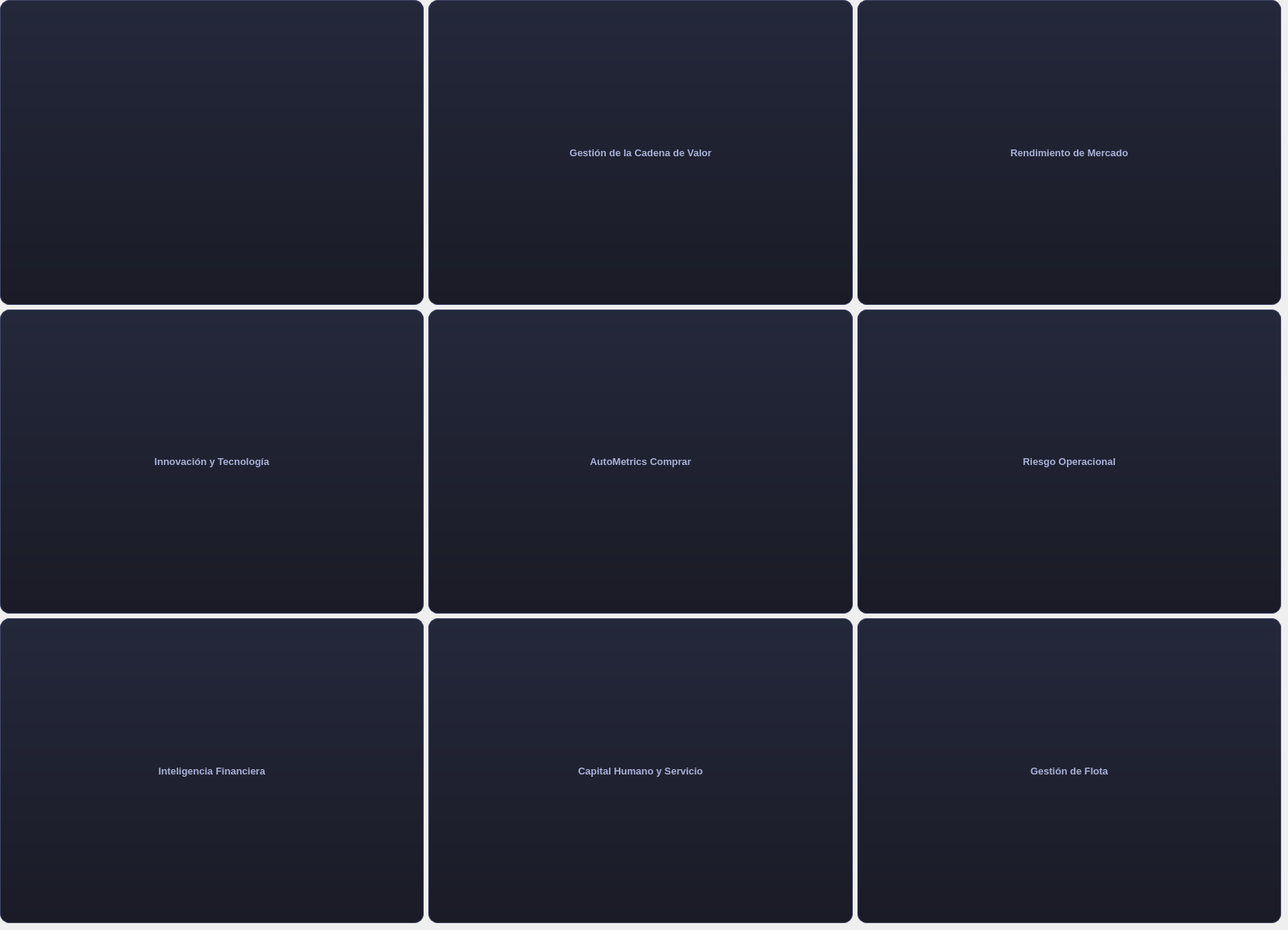
           <widget class="QWidget" name="page_4">
            <widget class="QWidget" name="gridLayoutWidget_4">
             <property name="geometry">
              <rect>
               <x>0</x>
               <y>0</y>
               <width>1681</width>
               <height>1211</height>
              </rect>
             </property>
             <layout class="QGridLayout" name="gridLayout_4">
              <item row="2" column="0">
               <widget class="QToolButton" name="toolButton_6">
                <property name="sizePolicy">
                 <sizepolicy hsizetype="Expanding" vsizetype="Expanding">
                  <horstretch>0</horstretch>
                  <verstretch>0</verstretch>
                 </sizepolicy>
                </property>
                <property name="styleSheet">
                 <string notr="true">QToolButton {
    /* Fondo con un ligero gradiente oscuro */
    background-color: qlineargradient(x1:0, y1:0, x2:0, y2:1, stop:0 #24283b, stop:1 #1a1b26);
    color: #a9b1d6; /* Gris azulado claro */
    border: 1px solid #414868;
    border-radius: 12px; /* Esquinas más redondeadas para la V3 */
    padding: 10px;
    font-size: 13px;
    font-weight: 500;
}

/* Estado al pasar el mouse (Efecto de iluminación) */
QToolButton:hover {
    background-color: #2f3549;
    border: 1px solid #7aa2f7; /* Azul neón */
    color: #ffffff;
    /* Efecto de borde brillante */
}

/* Estado cuando el vehículo está seleccionado o presionado */
QToolButton:pressed {
    background-color: #7aa2f7;
    color: #1a1b26;
    border: 1px solid #ffffff;
}

/* Estilo específico para el texto dentro del ToolButton */
QToolButton::menu-indicator {
    image: none; /* Elimina la flecha pequeña si tuviera menú */
}</string>
                </property>
                <property name="text">
                 <string>Inteligencia Financiera</string>
                </property>
                <property name="icon">
                 <iconset resource="../IMAGENES/recursos.qrc">
                  <normaloff>:/x/Recursos Humanos (Conductores).png</normaloff>:/x/Recursos Humanos (Conductores).png</iconset>
                </property>
                <property name="iconSize">
                 <size>
                  <width>500</width>
                  <height>350</height>
                 </size>
                </property>
                <property name="toolButtonStyle">
                 <enum>Qt::ToolButtonStyle::ToolButtonIconOnly</enum>
                </property>
               </widget>
              </item>
              <item row="0" column="2">
               <widget class="QToolButton" name="toolButton_18">
                <property name="sizePolicy">
                 <sizepolicy hsizetype="Expanding" vsizetype="Expanding">
                  <horstretch>0</horstretch>
                  <verstretch>0</verstretch>
                 </sizepolicy>
                </property>
                <property name="styleSheet">
                 <string notr="true">QToolButton {
    /* Fondo con un ligero gradiente oscuro */
    background-color: qlineargradient(x1:0, y1:0, x2:0, y2:1, stop:0 #24283b, stop:1 #1a1b26);
    color: #a9b1d6; /* Gris azulado claro */
    border: 1px solid #414868;
    border-radius: 12px; /* Esquinas más redondeadas para la V3 */
    padding: 10px;
    font-size: 13px;
    font-weight: 500;
}

/* Estado al pasar el mouse (Efecto de iluminación) */
QToolButton:hover {
    background-color: #2f3549;
    border: 1px solid #7aa2f7; /* Azul neón */
    color: #ffffff;
    /* Efecto de borde brillante */
}

/* Estado cuando el vehículo está seleccionado o presionado */
QToolButton:pressed {
    background-color: #7aa2f7;
    color: #1a1b26;
    border: 1px solid #ffffff;
}

/* Estilo específico para el texto dentro del ToolButton */
QToolButton::menu-indicator {
    image: none; /* Elimina la flecha pequeña si tuviera menú */
}</string>
                </property>
                <property name="text">
                 <string>Rendimiento de Mercado</string>
                </property>
                <property name="icon">
                 <iconset resource="../IMAGENES/recursos.qrc">
                  <normaloff>:/x/Departamento Jurídico.png</normaloff>:/x/Departamento Jurídico.png</iconset>
                </property>
                <property name="iconSize">
                 <size>
                  <width>500</width>
                  <height>350</height>
                 </size>
                </property>
                <property name="toolButtonStyle">
                 <enum>Qt::ToolButtonStyle::ToolButtonIconOnly</enum>
                </property>
               </widget>
              </item>
              <item row="1" column="0">
               <widget class="QToolButton" name="toolButton_19">
                <property name="sizePolicy">
                 <sizepolicy hsizetype="Expanding" vsizetype="Expanding">
                  <horstretch>0</horstretch>
                  <verstretch>0</verstretch>
                 </sizepolicy>
                </property>
                <property name="styleSheet">
                 <string notr="true">QToolButton {
    /* Fondo con un ligero gradiente oscuro */
    background-color: qlineargradient(x1:0, y1:0, x2:0, y2:1, stop:0 #24283b, stop:1 #1a1b26);
    color: #a9b1d6; /* Gris azulado claro */
    border: 1px solid #414868;
    border-radius: 12px; /* Esquinas más redondeadas para la V3 */
    padding: 10px;
    font-size: 13px;
    font-weight: 500;
}

/* Estado al pasar el mouse (Efecto de iluminación) */
QToolButton:hover {
    background-color: #2f3549;
    border: 1px solid #7aa2f7; /* Azul neón */
    color: #ffffff;
    /* Efecto de borde brillante */
}

/* Estado cuando el vehículo está seleccionado o presionado */
QToolButton:pressed {
    background-color: #7aa2f7;
    color: #1a1b26;
    border: 1px solid #ffffff;
}

/* Estilo específico para el texto dentro del ToolButton */
QToolButton::menu-indicator {
    image: none; /* Elimina la flecha pequeña si tuviera menú */
}</string>
                </property>
                <property name="text">
                 <string>Innovación y Tecnología</string>
                </property>
                <property name="icon">
                 <iconset resource="../IMAGENES/recursos.qrc">
                  <normaloff>:/x/Logística de Distribución.png</normaloff>:/x/Logística de Distribución.png</iconset>
                </property>
                <property name="iconSize">
                 <size>
                  <width>500</width>
                  <height>350</height>
                 </size>
                </property>
                <property name="toolButtonStyle">
                 <enum>Qt::ToolButtonStyle::ToolButtonIconOnly</enum>
                </property>
               </widget>
              </item>
              <item row="0" column="0">
               <widget class="QToolButton" name="toolButton_20">
                <property name="sizePolicy">
                 <sizepolicy hsizetype="Expanding" vsizetype="Expanding">
                  <horstretch>0</horstretch>
                  <verstretch>0</verstretch>
                 </sizepolicy>
                </property>
                <property name="styleSheet">
                 <string notr="true">QToolButton {
    /* Fondo con un ligero gradiente oscuro */
    background-color: qlineargradient(x1:0, y1:0, x2:0, y2:1, stop:0 #24283b, stop:1 #1a1b26);
    color: #a9b1d6; /* Gris azulado claro */
    border: 1px solid #414868;
    border-radius: 12px; /* Esquinas más redondeadas para la V3 */
    padding: 10px;
    font-size: 13px;
    font-weight: 500;
}

/* Estado al pasar el mouse (Efecto de iluminación) */
QToolButton:hover {
    background-color: #2f3549;
    border: 1px solid #7aa2f7; /* Azul neón */
    color: #ffffff;
    /* Efecto de borde brillante */
}

/* Estado cuando el vehículo está seleccionado o presionado */
QToolButton:pressed {
    background-color: #7aa2f7;
    color: #1a1b26;
    border: 1px solid #ffffff;
}

/* Estilo específico para el texto dentro del ToolButton */
QToolButton::menu-indicator {
    image: none; /* Elimina la flecha pequeña si tuviera menú */
}</string>
                </property>
                <property name="text">
                 <string/>
                </property>
                <property name="icon">
                 <iconset>
                  <normaloff>../IMAGENES/Mantenimiento Preventivo.png</normaloff>
                  <disabledoff>:/x/Mantenimiento Preventivo.png</disabledoff>../IMAGENES/Mantenimiento Preventivo.png</iconset>
                </property>
                <property name="iconSize">
                 <size>
                  <width>500</width>
                  <height>350</height>
                 </size>
                </property>
                <property name="toolButtonStyle">
                 <enum>Qt::ToolButtonStyle::ToolButtonIconOnly</enum>
                </property>
               </widget>
              </item>
              <item row="0" column="1">
               <widget class="QToolButton" name="toolButton_21">
                <property name="sizePolicy">
                 <sizepolicy hsizetype="Expanding" vsizetype="Expanding">
                  <horstretch>0</horstretch>
                  <verstretch>0</verstretch>
                 </sizepolicy>
                </property>
                <property name="styleSheet">
                 <string notr="true">QToolButton {
    /* Fondo con un ligero gradiente oscuro */
    background-color: qlineargradient(x1:0, y1:0, x2:0, y2:1, stop:0 #24283b, stop:1 #1a1b26);
    color: #a9b1d6; /* Gris azulado claro */
    border: 1px solid #414868;
    border-radius: 12px; /* Esquinas más redondeadas para la V3 */
    padding: 10px;
    font-size: 13px;
    font-weight: 500;
}

/* Estado al pasar el mouse (Efecto de iluminación) */
QToolButton:hover {
    background-color: #2f3549;
    border: 1px solid #7aa2f7; /* Azul neón */
    color: #ffffff;
    /* Efecto de borde brillante */
}

/* Estado cuando el vehículo está seleccionado o presionado */
QToolButton:pressed {
    background-color: #7aa2f7;
    color: #1a1b26;
    border: 1px solid #ffffff;
}

/* Estilo específico para el texto dentro del ToolButton */
QToolButton::menu-indicator {
    image: none; /* Elimina la flecha pequeña si tuviera menú */
}</string>
                </property>
                <property name="text">
                 <string>Gestión de la Cadena de Valor</string>
                </property>
                <property name="icon">
                 <iconset resource="../IMAGENES/recursos.qrc">
                  <normaloff>:/x/Finanzas y Facturación.png</normaloff>:/x/Finanzas y Facturación.png</iconset>
                </property>
                <property name="iconSize">
                 <size>
                  <width>500</width>
                  <height>350</height>
                 </size>
                </property>
                <property name="toolButtonStyle">
                 <enum>Qt::ToolButtonStyle::ToolButtonIconOnly</enum>
                </property>
               </widget>
              </item>
              <item row="1" column="1">
               <widget class="QToolButton" name="toolButton_22">
                <property name="sizePolicy">
                 <sizepolicy hsizetype="Expanding" vsizetype="Expanding">
                  <horstretch>0</horstretch>
                  <verstretch>0</verstretch>
                 </sizepolicy>
                </property>
                <property name="styleSheet">
                 <string notr="true">QToolButton {
    /* Fondo con un ligero gradiente oscuro */
    background-color: qlineargradient(x1:0, y1:0, x2:0, y2:1, stop:0 #24283b, stop:1 #1a1b26);
    color: #a9b1d6; /* Gris azulado claro */
    border: 1px solid #414868;
    border-radius: 12px; /* Esquinas más redondeadas para la V3 */
    padding: 10px;
    font-size: 13px;
    font-weight: 500;
}

/* Estado al pasar el mouse (Efecto de iluminación) */
QToolButton:hover {
    background-color: #2f3549;
    border: 1px solid #7aa2f7; /* Azul neón */
    color: #ffffff;
    /* Efecto de borde brillante */
}

/* Estado cuando el vehículo está seleccionado o presionado */
QToolButton:pressed {
    background-color: #7aa2f7;
    color: #1a1b26;
    border: 1px solid #ffffff;
}

/* Estilo específico para el texto dentro del ToolButton */
QToolButton::menu-indicator {
    image: none; /* Elimina la flecha pequeña si tuviera menú */
}</string>
                </property>
                <property name="text">
                 <string>AutoMetrics Comprar</string>
                </property>
                <property name="icon">
                 <iconset resource="../IMAGENES/recursos.qrc">
                  <normaloff>:/x/Seguridad Vial.png</normaloff>:/x/Seguridad Vial.png</iconset>
                </property>
                <property name="iconSize">
                 <size>
                  <width>500</width>
                  <height>350</height>
                 </size>
                </property>
                <property name="toolButtonStyle">
                 <enum>Qt::ToolButtonStyle::ToolButtonIconOnly</enum>
                </property>
               </widget>
              </item>
              <item row="2" column="1">
               <widget class="QToolButton" name="toolButton_23">
                <property name="sizePolicy">
                 <sizepolicy hsizetype="Expanding" vsizetype="Expanding">
                  <horstretch>0</horstretch>
                  <verstretch>0</verstretch>
                 </sizepolicy>
                </property>
                <property name="styleSheet">
                 <string notr="true">QToolButton {
    /* Fondo con un ligero gradiente oscuro */
    background-color: qlineargradient(x1:0, y1:0, x2:0, y2:1, stop:0 #24283b, stop:1 #1a1b26);
    color: #a9b1d6; /* Gris azulado claro */
    border: 1px solid #414868;
    border-radius: 12px; /* Esquinas más redondeadas para la V3 */
    padding: 10px;
    font-size: 13px;
    font-weight: 500;
}

/* Estado al pasar el mouse (Efecto de iluminación) */
QToolButton:hover {
    background-color: #2f3549;
    border: 1px solid #7aa2f7; /* Azul neón */
    color: #ffffff;
    /* Efecto de borde brillante */
}

/* Estado cuando el vehículo está seleccionado o presionado */
QToolButton:pressed {
    background-color: #7aa2f7;
    color: #1a1b26;
    border: 1px solid #ffffff;
}

/* Estilo específico para el texto dentro del ToolButton */
QToolButton::menu-indicator {
    image: none; /* Elimina la flecha pequeña si tuviera menú */
}</string>
                </property>
                <property name="text">
                 <string>Capital Humano y Servicio</string>
                </property>
                <property name="icon">
                 <iconset resource="../IMAGENES/recursos.qrc">
                  <normaloff>:/x/Auditoría de Calidad.png</normaloff>:/x/Auditoría de Calidad.png</iconset>
                </property>
                <property name="iconSize">
                 <size>
                  <width>500</width>
                  <height>350</height>
                 </size>
                </property>
                <property name="toolButtonStyle">
                 <enum>Qt::ToolButtonStyle::ToolButtonIconOnly</enum>
                </property>
               </widget>
              </item>
              <item row="1" column="2">
               <widget class="QToolButton" name="toolButton_24">
                <property name="sizePolicy">
                 <sizepolicy hsizetype="Expanding" vsizetype="Expanding">
                  <horstretch>0</horstretch>
                  <verstretch>0</verstretch>
                 </sizepolicy>
                </property>
                <property name="styleSheet">
                 <string notr="true">QToolButton {
    /* Fondo con un ligero gradiente oscuro */
    background-color: qlineargradient(x1:0, y1:0, x2:0, y2:1, stop:0 #24283b, stop:1 #1a1b26);
    color: #a9b1d6; /* Gris azulado claro */
    border: 1px solid #414868;
    border-radius: 12px; /* Esquinas más redondeadas para la V3 */
    padding: 10px;
    font-size: 13px;
    font-weight: 500;
}

/* Estado al pasar el mouse (Efecto de iluminación) */
QToolButton:hover {
    background-color: #2f3549;
    border: 1px solid #7aa2f7; /* Azul neón */
    color: #ffffff;
    /* Efecto de borde brillante */
}

/* Estado cuando el vehículo está seleccionado o presionado */
QToolButton:pressed {
    background-color: #7aa2f7;
    color: #1a1b26;
    border: 1px solid #ffffff;
}

/* Estilo específico para el texto dentro del ToolButton */
QToolButton::menu-indicator {
    image: none; /* Elimina la flecha pequeña si tuviera menú */
}</string>
                </property>
                <property name="text">
                 <string>Riesgo Operacional</string>
                </property>
                <property name="icon">
                 <iconset resource="../IMAGENES/recursos.qrc">
                  <normaloff>:/x/Marketing y Publicidad.png</normaloff>:/x/Marketing y Publicidad.png</iconset>
                </property>
                <property name="iconSize">
                 <size>
                  <width>500</width>
                  <height>350</height>
                 </size>
                </property>
                <property name="toolButtonStyle">
                 <enum>Qt::ToolButtonStyle::ToolButtonIconOnly</enum>
                </property>
               </widget>
              </item>
              <item row="2" column="2">
               <widget class="QToolButton" name="tool_flota_3">
                <property name="sizePolicy">
                 <sizepolicy hsizetype="Expanding" vsizetype="Expanding">
                  <horstretch>0</horstretch>
                  <verstretch>0</verstretch>
                 </sizepolicy>
                </property>
                <property name="styleSheet">
                 <string notr="true">QToolButton {
    /* Fondo con un ligero gradiente oscuro */
    background-color: qlineargradient(x1:0, y1:0, x2:0, y2:1, stop:0 #24283b, stop:1 #1a1b26);
    color: #a9b1d6; /* Gris azulado claro */
    border: 1px solid #414868;
    border-radius: 12px; /* Esquinas más redondeadas para la V3 */
    padding: 10px;
    font-size: 13px;
    font-weight: 500;
}

/* Estado al pasar el mouse (Efecto de iluminación) */
QToolButton:hover {
    background-color: #2f3549;
    border: 1px solid #7aa2f7; /* Azul neón */
    color: #ffffff;
    /* Efecto de borde brillante */
}

/* Estado cuando el vehículo está seleccionado o presionado */
QToolButton:pressed {
    background-color: #7aa2f7;
    color: #1a1b26;
    border: 1px solid #ffffff;
}

/* Estilo específico para el texto dentro del ToolButton */
QToolButton::menu-indicator {
    image: none; /* Elimina la flecha pequeña si tuviera menú */
}</string>
                </property>
                <property name="text">
                 <string>Gestión de Flota</string>
                </property>
                <property name="icon">
                 <iconset resource="../IMAGENES/recursos.qrc">
                  <normaloff>:/x/Tecnología (IT).png</normaloff>
                  <disabledoff>:/x/Tecnología (IT).png</disabledoff>:/x/Tecnología (IT).png</iconset>
                </property>
                <property name="iconSize">
                 <size>
                  <width>500</width>
                  <height>350</height>
                 </size>
                </property>
                <property name="toolButtonStyle">
                 <enum>Qt::ToolButtonStyle::ToolButtonIconOnly</enum>
                </property>
               </widget>
              </item>
             </layout>
            </widget>
           </widget>
